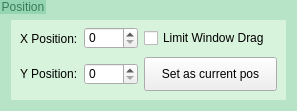
                      <widget class="QGroupBox" name="groupBox_56">
                       <property name="minimumSize">
                        <size>
                         <width>0</width>
                         <height>100</height>
                        </size>
                       </property>
                       <property name="styleSheet">
                        <string notr="true">QGroupBox {
    border: none;
	background-color: rgb(183, 228, 199);
}

QGroupBox:title {
    border: none;
	background-color: rgb(149, 213, 178);
	color: rgb(56, 124, 92);
}
</string>
                       </property>
                       <property name="title">
                        <string>Position</string>
                       </property>
                       <layout class="QGridLayout" name="gridLayout_51">
                        <property name="topMargin">
                         <number>20</number>
                        </property>
                        <item row="0" column="0">
                         <widget class="QGroupBox" name="groupBox_57">
                          <property name="maximumSize">
                           <size>
                            <width>16777215</width>
                            <height>80</height>
                           </size>
                          </property>
                          <property name="styleSheet">
                           <string notr="true">QGroupBox {
    border: none;
	background-color: rgb(216, 243, 220);
}


QGroupBox::title {
	border-radius:3px;
	background-color: rgb(183, 228, 199);
	color: rgb(62, 138, 102);
}
QLabel:disabled {
    color: gray; /* Change to the desired color */
}</string>
                          </property>
                          <property name="title">
                           <string/>
                          </property>
                          <layout class="QGridLayout" name="gridLayout_52">
                           <property name="topMargin">
                            <number>6</number>
                           </property>
                           <item row="0" column="1">
                            <widget class="QSpinBox" name="XPosSpinBox">
                             <property name="minimumSize">
                              <size>
                               <width>0</width>
                               <height>0</height>
                              </size>
                             </property>
                             <property name="maximum">
                              <number>9999</number>
                             </property>
                            </widget>
                           </item>
                           <item row="0" column="0">
                            <widget class="QLabel" name="label_41">
                             <property name="minimumSize">
                              <size>
                               <width>0</width>
                               <height>25</height>
                              </size>
                             </property>
                             <property name="maximumSize">
                              <size>
                               <width>16777215</width>
                               <height>25</height>
                              </size>
                             </property>
                             <property name="text">
                              <string>X Position:</string>
                             </property>
                            </widget>
                           </item>
                           <item row="1" column="0">
                            <widget class="QLabel" name="label_19">
                             <property name="minimumSize">
                              <size>
                               <width>0</width>
                               <height>25</height>
                              </size>
                             </property>
                             <property name="maximumSize">
                              <size>
                               <width>16777215</width>
                               <height>25</height>
                              </size>
                             </property>
                             <property name="text">
                              <string>Y Position:</string>
                             </property>
                            </widget>
                           </item>
                           <item row="1" column="1">
                            <widget class="QSpinBox" name="YPosSpinBox">
                             <property name="minimumSize">
                              <size>
                               <width>0</width>
                               <height>0</height>
                              </size>
                             </property>
                             <property name="maximum">
                              <number>9999</number>
                             </property>
                            </widget>
                           </item>
                           <item row="0" column="4">
                            <widget class="QCheckBox" name="LimitWindowDragCheckBox">
                             <property name="toolTip">
                              <string>&lt;html&gt;&lt;head/&gt;&lt;body&gt;&lt;p&gt;Restricts window movement to remain fully visible on the monitor.&lt;/p&gt;&lt;p&gt;Stops accidental dragging that places the window out of view.&lt;/p&gt;&lt;p&gt;(Recommended)&lt;/p&gt;&lt;/body&gt;&lt;/html&gt;</string>
                             </property>
                             <property name="text">
                              <string>Limit Window Drag</string>
                             </property>
                            </widget>
                           </item>
                           <item row="1" column="4">
                            <widget class="QPushButton" name="current_X">
                             <property name="minimumSize">
                              <size>
                               <width>133</width>
                               <height>34</height>
                              </size>
                             </property>
                             <property name="text">
                              <string>Set as current pos</string>
                             </property>
                            </widget>
                           </item>
                          </layout>
                         </widget>
                        </item>
                       </layout>
                      </widget>
